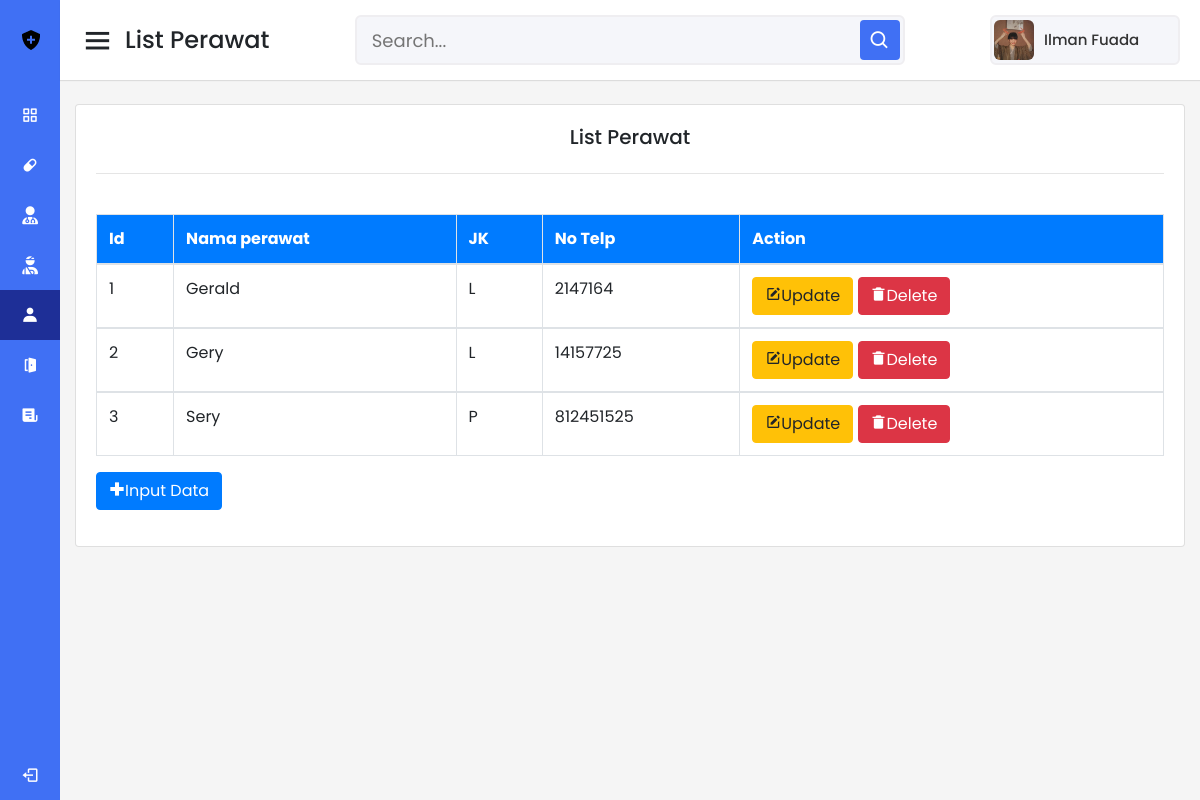
Page /perawat.php on the committed database.
### tables this page shows
CREATE TABLE `perawat` (
  `id_perawat` int(11) NOT NULL AUTO_INCREMENT,
  `nama_perawat` varchar(50) DEFAULT NULL,
  `jk` char(1) DEFAULT NULL,
  `no_telp` int(14) DEFAULT NULL,
  PRIMARY KEY (`id_perawat`)
);

### perawat.php (the view, shortened to what this page needs)
<!DOCTYPE html>
<html lang="en">
<head>
  <link rel="stylesheet" href="dash.css">
  <link href='https://unpkg.com/boxicons@2.0.7/css/boxicons.min.css' rel='stylesheet'>
  <link rel="stylesheet" href="https://cdnjs.cloudflare.com/ajax/libs/font-awesome/6.2.1/css/all.min.css">
  <link rel="stylesheet" href="https://cdn.jsdelivr.net/npm/bootstrap@4.6.2/dist/css/bootstrap.min.css">
</head>
<body>
  <div class="sidebar">
    <div class="logo-details">
      <img src="gambar/shield-solid.png" alt="" class="mr-3 ml-2">
      <span class="logo_name">DOKi</span>
    </div>
    <ul class="nav-links">
      <li>
        <a href="dashboard.html">
          <i class='bx bx-grid-alt' ></i>
          <span class="links_name">Dashboard</span>
        </a>
      </li>
      <li>
        <a href="obat.php">
          <i class='bx bxs-capsule'></i>
          <span class="links_name">Informasi Obat</span>
        </a>
      </li>
      <li>
        <a href="dokter.php">
          <i class="fa-solid fa-user-doctor"></i>
          <span class="links_name">Informasi Dokter</span>
        </a>
      </li>
      <li>
        <a href="pasien.php">
          <i class="fa-solid fa-user-injured"></i>
          <span class="links_name">Informasi Pasien</span>
        </a>
      </li>
      <li>
        <a href="perawat.php"  class="active">
          <i class='bx bxs-user'></i>
          <span class="links_name">Informasi Perawat</span>
        </a>
      </li>
      <li>
        <a href="kamar.php">
          <i class='bx bxs-door-open'></i>
          <span class="links_name">Informasi Kamar</span>
        </a>
      </li>
      <li>
        <a href="medis.php">
          <i class='bx bxs-receipt'></i>
          <span class="links_name">Riwayat Rekam Medis</span>
        </a>
      </li>
      <li class="log_out">
        <a href="index.html">
          <i class='bx bx-log-out'></i>
          <span class="links_name">Log out</span>
        </a>
      </li>
    </ul>
  </div>
  <section class="home-section">
    <nav>
      <div class="sidebar-button">
        <i class='bx bx-menu sidebarBtn'></i>
        <span class="dashboard">List Perawat</span>
      </div>
      <div class="search-box">
        <input type="text" placeholder="Search...">
        <i class='bx bx-search' ></i>
      </div>
      <div class="profile-details">
        <img src="gambar/potrait.jpg" alt="">
        <span class="admin_name">Ilman Fuada</span>
      </div>
    </nav>
    <div class="home-content">
      <div class="container">
        <div class="card">
          <div class="card-body">
            <h5 class="card-title mb-4" style="text-align: center;">List Perawat</h5>
            <hr>
            <?php
            include "koneksi.php";
            ?>
            <table class="table table-bordered table-hover">
              <br>
              <thead class="bg-primary text-white">
                <tr>
                  <th>Id</th>
                  <th>Nama perawat</th>
                  <th>JK</th>
                  <th>No Telp</th>
                  <th>Action</th>
                </tr>
              </thead>
              <?php
              include "koneksi.php";
              $sql="select*from perawat order by id_perawat desc";
              $hasil=mysqli_query($kon,$sql);
              $no=0;
              while ($data = mysqli_fetch_array($hasil)) {
                $no++;
                ?>
                <tbody>
                  <tr>
                    <td><?php echo $no;?></td>
                    <td><?php echo $data["nama_perawat"]; ?></td>
                    <td><?php echo $data["jk"]; ?></td>
                    <td><?php echo $data["no_telp"]; ?></td>
                    <td>
                      <a href="perawatu.php?id_perawat=<?php echo htmlspecialchars($data['id_perawat']); ?>" class="btn btn-warning" role="button"><i class='bx bxs-edit'></i>Update</a>
                      <a href="<?php echo htmlspecialchars($_SERVER["PHP_SELF"]); ?>?id_perawat=<?php echo $data['id_perawat']; ?>" class="btn btn-danger" role="button"><i class='bx bxs-trash-alt'></i>Delete</a>
                    </td>
                  </tr>
                </tbody>
                <?php
              }
              ?>
            </table>
            <a href="perawatc.php" class="btn btn-primary mb-3" role="button"><i class='bx bx-plus-medical' ></i>Input Data</a>
          </div>
        </div>
      </div>
    </div>
  </section>
</body>
</html>

### dash.css (style rules this page uses)
* { margin: 0; padding: 0; box-sizing: border-box; font-family: 'Poppins', sans-serif; }
.sidebar { position: fixed; height: 100%; width: 240px; background: #4070f4; transition: all 0.5s ease; }
.sidebar .logo-details { height: 80px; display: flex; align-items: center; margin-left: 11px; }
.sidebar .logo-details .logo_name { color: #fff; font-size: 24px; font-weight: 500; font-family: viga; }
.sidebar .nav-links { margin-top: 10px; }
.sidebar .nav-links li { position: relative; list-style: none; height: 50px; }
.sidebar .nav-links li a { height: 100%; width: 100%; display: flex; align-items: center; text-decoration: none; transition: all 0.4s ease; }
.sidebar .nav-links li a.active { background: #1E2F97; }
.sidebar .nav-links li i { min-width: 60px; text-align: center; font-size: 18px; color: #fff; }
.sidebar .nav-links li a .links_name { color: #fff; font-size: 15px; font-weight: 400; white-space: nowrap; }
.sidebar .nav-links .log_out { position: absolute; bottom: 0; width: 100%; }
.home-section { position: relative; background: #f5f5f5; min-height: 100vh; width: calc(100% - 240px); left: 240px; transition: all 0.5s ease; }
.home-section nav { display: flex; justify-content: space-between; height: 80px; background: #fff; display: flex; align-items: center; position: fixed; width: calc(100% - 240px); left: 240px; z-index: 100; padding: 0 20px; box-shadow: 0 1px 1px rgba(0, 0, 0, 0.1); transition: all 0.5s ease; }
.home-section nav .sidebar-button { display: flex; align-items: center; font-size: 24px; font-weight: 500; }
nav .sidebar-button i { font-size: 35px; margin-right: 10px; }
.home-section nav .search-box { position: relative; height: 50px; max-width: 550px; width: 100%; margin: 0 20px; }
nav .search-box input { height: 100%; width: 100%; outline: none; background: #F5F6FA; border: 2px solid #EFEEF1; border-radius: 6px; font-size: 18px; padding: 0 15px; }
nav .search-box .bx-search { position: absolute; height: 40px; width: 40px; background: #4070f4; right: 5px; top: 50%; transform: translateY(-50%); border-radius: 4px; line-height: 40px; text-align: center; color: #fff; font-size: 22px; transition: all 0.4 ease; }
.home-section nav .profile-details { display: flex; align-items: center; background: #F5F6FA; border: 2px solid #EFEEF1; border-radius: 6px; height: 50px; min-width: 190px; padding: 0 15px 0 2px; }
nav .profile-details img { height: 40px; width: 40px; border-radius: 6px; object-fit: cover; }
nav .profile-details .admin_name { font-size: 15px; font-weight: 500; color: #333; margin: 0 10px; white-space: nowrap; }
.home-section .home-content { position: relative; padding-top: 104px; }
@media (max-width: 1240px) { .sidebar { width: 60px; } }
@media (max-width: 1240px) { .home-section { width: calc(100% - 60px); left: 60px; } }
@media (max-width: 1240px) { .home-section nav { width: calc(100% - 60px); left: 60px; } }

### rows in the picture
perawat: nama_perawat "Gerald", jk "L", no_telp "2147164"
perawat: nama_perawat "Gery", jk "L", no_telp "14157725"
perawat: nama_perawat "Sery", jk "P", no_telp "812451525"
